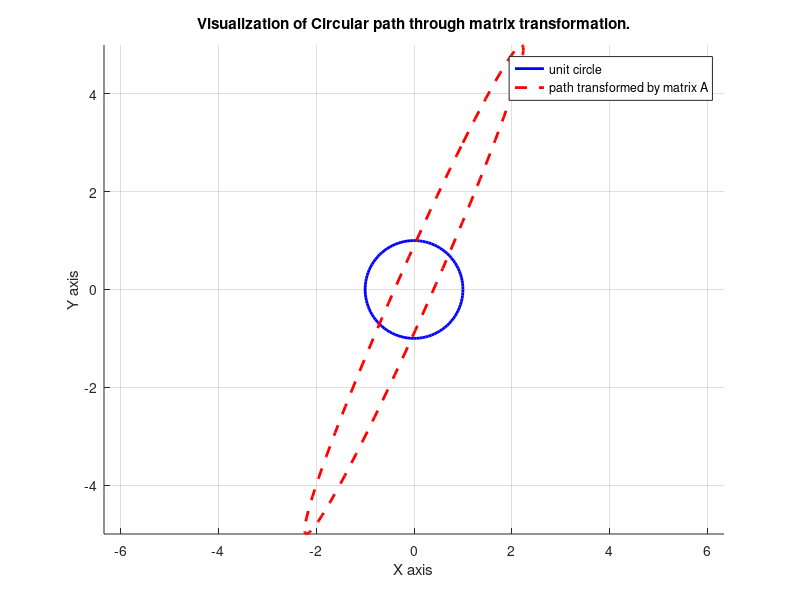

The MATLAB script that drew this image:
clc; clear; close all;

A = [1, 2; 3, 4];

theta = linspace(0, 2*pi, 100);
x_circle = cos(theta);
y_circle = sin(theta);

transformed_points = A * [x_circle; y_circle];
x_transformed = transformed_points(1, :);
y_transformed = transformed_points(2, :);

figure;
hold on;
grid on;
axis equal;

plot(x_circle, y_circle, 'b-', 'LineWidth', 2);
plot(x_transformed, y_transformed, 'r--', 'LineWidth', 2);

legend('unit circle', 'path transformed by matrix A')
xlabel('X axis')
ylabel('Y axis')
title('Visualization of Circular path through matrix transformation.')
